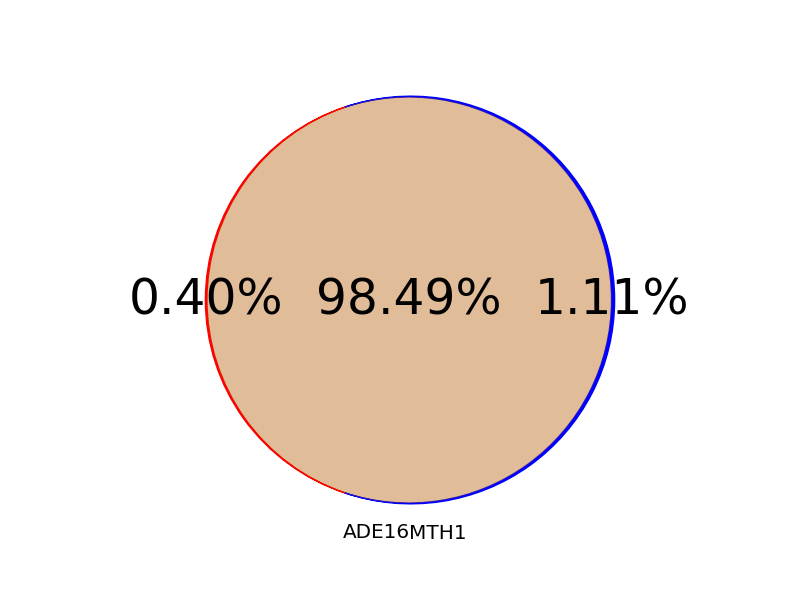

Write Python code to recreate this figure.
# -*- coding: utf-8 -*-
# <nbformat>3.0</nbformat>

# <codecell>

import numpy as np
import pdb

import matplotlib.pyplot as plt
import pandas as pd
from matplotlib_venn import venn3, venn2

def main():

    #plt.figure(figsize=(4,2))
    fig = plt.figure()
    ax = fig.add_subplot(111)

    ############################# E1: plot the minimum intersection of the concomitant mutations in gene MTH1 and ADE16
    ADE16 = 98.886
    MTH1 = 99.603
    inter = MTH1 - (100 - ADE16) 
    region_1 = ADE16 - inter      
    region_2 = MTH1 - inter      
    v = venn2(subsets={'10': region_1, '01': region_2, '11': inter}, set_labels = ('ADE16', 'MTH1'), ax = ax)  
    # set the color, size for the label
    v.get_patch_by_id('10').set_color('r')
    v.get_patch_by_id('01').set_color('b')
    v.get_patch_by_id('10').set_alpha(1.0)
    v.get_patch_by_id('01').set_alpha(1.0)
    '''
    
    ############################# E2: plot the minimum intersection of the concomitant mutations in gene MTH1 and DCD55
    CDC55 = 95.21
    MTH1 = 72.53
    inter = MTH1 - (100 - CDC55) # 67.74
    region_1 = CDC55- inter      # 27.47
    region_2 = MTH1 - inter      # 4.79
    v = venn2(subsets={'10': region_1, '01': region_2, '11': inter}, set_labels = ('CDC55', 'MTH1'), ax = ax)  
    v.get_patch_by_id('10').set_color('blue')
    v.get_patch_by_id('01').set_color('red')
    v.get_patch_by_id('10').set_alpha(0.8)
    v.get_patch_by_id('01').set_alpha(0.8)    
    
    '''   
    '''                                       
    ############################## E3: plot the minimum intersection of the concomitant mutations in gene MUK1 and DAL81
    MUK1 = 82.48
    DAL81 = 56.98
    inter = DAL81 - (100 - MUK1) # 39.46
    region_1 = MUK1- inter      # 43.02
    region_2 = DAL81 - inter      # 17.52
    v = venn2(subsets={'10': region_1, '01': region_2, '11': inter}, set_labels = ('MUK1', 'DAL81'), ax=ax)    # set_labels = ('MUK1(82.48%)', 'DAL81(56.98%)') 
    v.get_patch_by_id('10').set_color('m')
    v.get_patch_by_id('01').set_color('g')
    v.get_patch_by_id('10').set_alpha(0.6)
    v.get_patch_by_id('01').set_alpha(0.7)    
    '''
    
    ##
    v.get_label_by_id('10').set_size(35)
    v.get_label_by_id('01').set_size(35)
    v.get_label_by_id('11').set_size(35) 
    
    v.get_label_by_id('10').set_text('%0.2f%%' %region_1 )
    v.get_label_by_id('01').set_text('%0.2f%%' %region_2 )
    v.get_label_by_id('11').set_text('%0.2f%%' %inter )
        
    #plt.show()
    plt.savefig('venn.png')

if __name__ == "__main__":
    main()